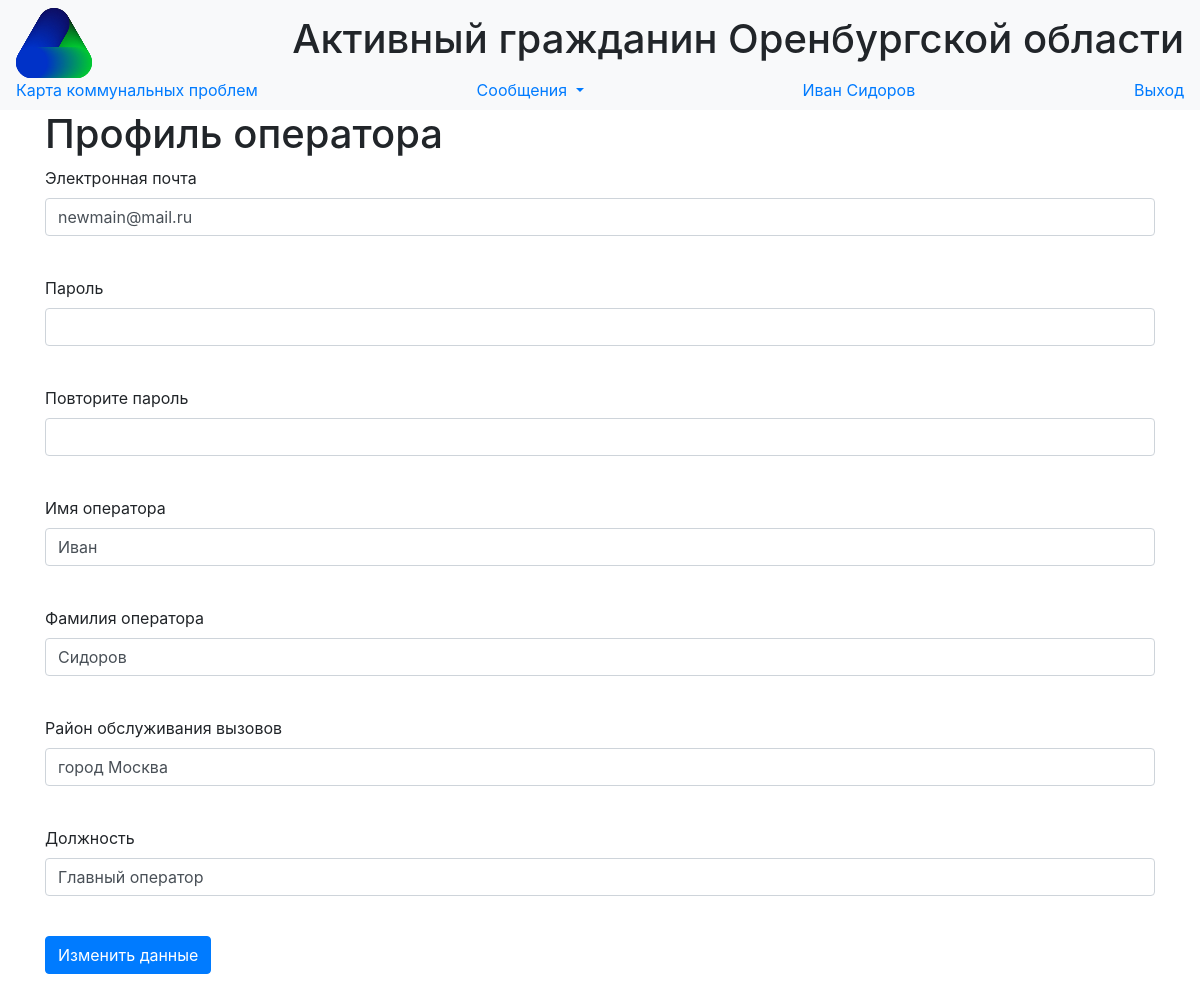
Page /users/1 (signed in) on the committed database.
### data/users.py (models this page shows, shortened)
class User(SqlAlchemyBase, UserMixin,SerializerMixin):
    __tablename__ = 'users'
    id = sqlalchemy.Column(sqlalchemy.Integer,
                           primary_key=True, autoincrement=True)
    surname = sqlalchemy.Column(sqlalchemy.String, nullable=True)
    name = sqlalchemy.Column(sqlalchemy.String, nullable=True)
    position = sqlalchemy.Column(sqlalchemy.String, nullable=True)
    locality = sqlalchemy.Column(sqlalchemy.String, nullable=True)
    email = sqlalchemy.Column(sqlalchemy.String,
                              index=True, unique=True, nullable=True)
    hashed_password = sqlalchemy.Column(sqlalchemy.String, nullable=True)
    modified_date = sqlalchemy.Column(sqlalchemy.DateTime,
                                      default=datetime.datetime.now)

### main.py (the view, shortened to what this page needs)
@app.route('/users/<int:id>', methods=['GET', 'POST'])
@login_required
def edit_user(id):
    form = EditUserForm()
    if request.method == "GET":
        db_sess = db_session.create_session()
        user = db_sess.query(User).filter(User.id == id).first()
        if user:
            form.email.data = user.email
            form.name.data = user.name
            form.surname.data = user.surname
            form.locality.data = user.locality
            form.position.data = user.position
        else:
            abort(404)
    return render_template('edit_user.html', title='Профиль оператора', form=form)

### forms/edituserform.py
class EditUserForm(FlaskForm):
    email = StringField('Электронная почта', validators=[DataRequired(message="Поле 'почта' не может быть пустым")])
    password = PasswordField('Пароль', validators=[DataRequired(message="Поле 'пароль' не может быть пустым")])
    password_again = PasswordField('Повторите пароль', validators=[DataRequired(message="Поле 'пароль' не может быть пустым")])
    name = StringField('Имя оператора', validators=[DataRequired(message="Поле 'имя' не может быть пустым")])
    surname = StringField('Фамилия оператора', validators=[DataRequired(message="Поле 'фамилия' не может быть пустым")])
    locality = StringField('Район обслуживания вызовов', validators=[DataRequired(message="Поле 'район' не может быть пустым"),
                                                                     AddressRequired(unique=True)])
    position = StringField('Должность')
    submit = SubmitField('Изменить данные')

### data/db_session.py (called while the page is built)
def create_session() -> Session:
    global __factory
    return __factory()

### main.py (called while the page is built)
@login_manager.user_loader
def load_user(user_id):
    db_sess = db_session.create_session()
    return db_sess.query(User).get(user_id)

### templates/edit_user.html (shortened to what this page needs)
{% extends "base.html" %}
{% block content %}
<h1>Профиль оператора</h1>
<form action="" method="post">
    <p>
        {{ form.email.label }}<br>
        {{ form.email(class="form-control", type="email") }}<br>
    </p>
    <p>
        {{ form.password.label }}<br>
        {{ form.password(class="form-control", type="password") }}<br>
    </p>
    <p>
        {{ form.password_again.label }}<br>
        {{ form.password_again(class="form-control", type="password") }}<br>
    </p>
    <p>
        {{ form.name.label }}<br>
        {{ form.name(class="form-control") }}<br>
    </p>
    <p>
        {{ form.surname.label }}<br>
        {{ form.surname(class="form-control") }}<br>
    </p>
    <p>
        {{ form.locality.label }}<br>
        {{ form.locality(class="form-control") }}<br>
    </p>
    <p>
        {{ form.position.label }}<br>
        {{ form.position(class="form-control") }}<br>
    </p>
    <p>{{ form.submit(type="submit", class="btn btn-primary") }}</p>
</form>
{% endblock %}

### templates/base.html (shortened to what this page needs)
<!DOCTYPE html>
<html lang="en">
<head>
    <link rel="stylesheet" href="../static/css/bootstrap.min.css">
    <link rel="stylesheet" type="text/css" href="../static/css/style.css" />
</head>
  <body>
    <header>
      <nav class="navbar navbar-light bg-light">
          <img src="/static/favicon.svg" height = "70px">
          <h1>Активный гражданин Оренбургской области </h1>
          <a class="nav-brand" href="/map">Карта коммунальных проблем</a>
          {% if current_user.is_authenticated %}
          <div class="nav-item dropdown">
          <a class="nav-brand dropdown-toggle" href="#" id="navbarDropdownMenuLink" role="button"
             data-toggle="dropdown" aria-haspopup="true" aria-expanded="false"> Сообщения </a>
          </div>
          <a class="navbar-link" href="/users/{{current_user.id}}">{{current_user.name}} {{current_user.surname}}</a>
          <a class="navbar-link" href="/logout">Выход</a>
          {% else %}
            <p>
                <a class="btn btn-success" href="/login">Войти</a>
                <a class="btn btn-primary " href="/register">Зарегистрироваться</a>
            </p>
          {% endif %}
      </nav>
    </header>
    <main role="main" class="container">
        {% block content %}
        {% endblock %}
    </main>
  </body>
</html>

### rows in the picture
User: name "Иван", surname "Сидоров", email "newmain@mail.ru", locality "город Москва", position "Главный оператор"
